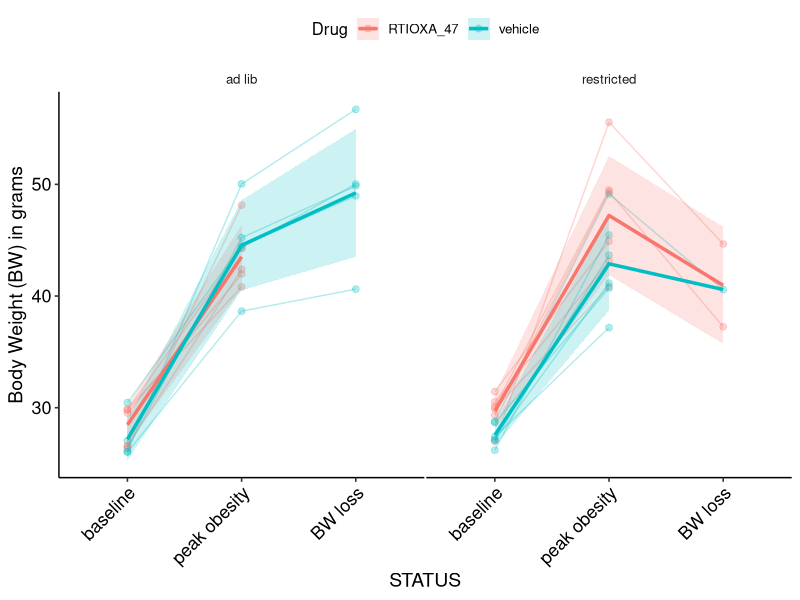

Recreate this plot in R.
# This script aims to explore changes in body weight in middle age NZO after different stages of feeding:
#1 from baseline to peak obesity,
#2:from peak of obesity to acute body weight loss
#3 from acute body weight loss to body weight maintenance
#4 from body weight maintenance to body weight gain after RTIOXA-47 injections

#libraries
library(dplyr) #to use pipe
library(ggplot2) #to graph
library(readr) #to read csv
library(tidyr)  # to use drop-na()
library(ggpubr)
library(purrr)
library(broom)
library(Hmisc)


BW_data <- read_csv("../data/BW.csv") %>% 
  filter(COHORT > 2 & COHORT < 6) %>% # Just NZO females
  filter(!ID %in% c(3712, 3715)) %>% # died during study
  group_by(ID) %>% 
  arrange(DATE) %>% 
  mutate(
    bw_rel = 100 * (BW - first(BW)) / first(BW),
    body_lag = (lag(BW) - BW),
    GROUP = case_when(
      ID %in% c(3706, 3707, 3709, 3711, 3713, 3717, 3716, 3719, 3718, 3726) ~ "ad lib",
      ID %in% c(3708, 3714, 3720, 3721, 3710, 3722, 3723, 3724, 3725, 3727, 3728, 3729) ~ "restricted"
    ),
    DRUG = case_when(
      ID %in% c(3706, 3707, 3709, 3711, 3713, 3714, 3720, 3724, 3725, 3727, 3728) ~ "vehicle",
      ID %in% c(3708, 3710, 3716, 3717, 3718, 3719, 3721, 3722, 3723, 3726, 3729) ~ "RTIOXA_47"
    ),
    day_rel = DATE - first(DATE)
  ) %>%
  mutate(
    STATUS = case_when(
      day_rel == 0 ~ "baseline", 
      COMMENTS == "DAY_1_INJECTIONS" ~ "BW maintenance", 
      COMMENTS == "DAY_4_SABLE_AND_SAC" ~ "BW regain",
      day_rel == 161 ~ "BW loss",
      DATE == as.Date("2025-02-24") ~ "peak obesity",
      TRUE ~ NA_character_
    )
  ) %>%
  filter(!is.na(STATUS)) %>% 
  filter(!(ID == 3726 & DATE == as.Date("2025-04-28")))  #repeated


# Make STATUS an ordered factor
BW_data <- BW_data %>%
  mutate(STATUS = factor(STATUS, 
                         levels = c("baseline", "peak obesity", "BW loss", 
                                    "BW maintenance", "BW regain")))


#format plot
scaleFill <- scale_fill_manual(values = c("#C03830FF", "#317EC2FF"))

format.plot <- theme_pubr() +
  theme(strip.background = element_blank(), 
     #   strip.text = element_blank(),
        panel.spacing.x = unit(0.1, "lines"),          
        panel.spacing.y = unit(1.5, "lines"),  
        axis.text = element_text(family = "Helvetica", size = 13),
        axis.title = element_text(family = "Helvetica", size = 14))


plot <- BW_data %>%
  ggplot(aes(x = STATUS, y = BW, color = DRUG, group = ID)) +
  
  # individual trajectories
  geom_line(alpha = 0.3) +   
  geom_point(size = 2, alpha = 0.3) +  
  
  # mean ± SD ribbon (need to set 'fill' separately from 'color')
  stat_summary(
    fun.data = mean_sdl, fun.args = list(mult = 1), 
    geom = "ribbon", aes(group = DRUG, fill = DRUG), 
    alpha = 0.2, color = NA
  ) +
  
  # mean solid line
  stat_summary(
    fun = mean, geom = "line", aes(group = DRUG, color = DRUG), 
    size = 1.2
  ) +
  
  # mean dashed line (optional, if you want to keep it too)
  # stat_summary(fun = mean, geom = "line", aes(group = DRUG, color = DRUG), 
  #              size = 1.2, linetype = "dashed") +
  
  theme_minimal() +
  labs(y = "Body Weight (BW) in grams", color = "Drug", fill = "Drug") +
  facet_wrap(~GROUP) +
  format.plot+
  theme(
    axis.text.x = element_text(angle = 45, hjust = 1)
  )
plot
